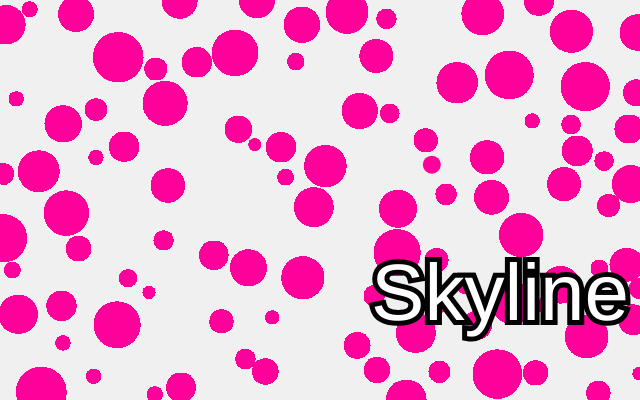
Frame 1 (no input)
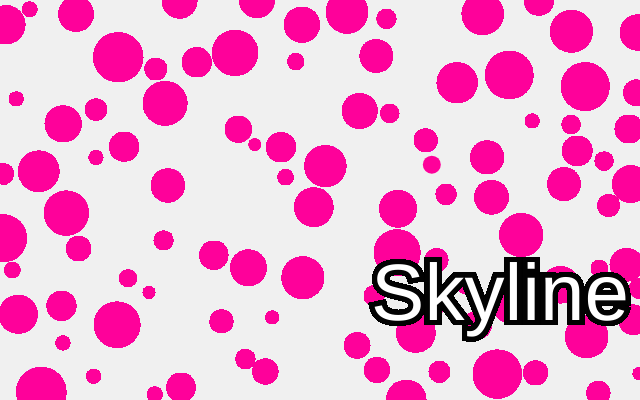
Frame 60 (no input)
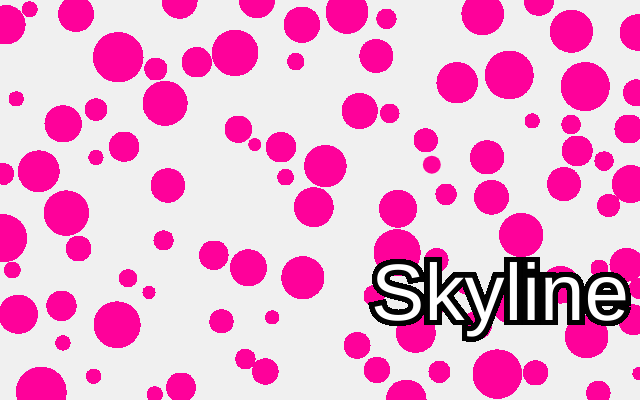
Frame 120 (the mouse pressed at the canvas centre since frame 60)

The p5.js sketch that drew these frames (run headless with seeded random() and noise() and a simulated clock; from frame 60 on, the mouse is pressed at the canvas centre):

// p5.js sketch
// ── sketch.js
var circles = [];

function setup() {
  createCanvas(640, 400);
  background(240);

  
  var overlapping = false;
  
  var protection = 0;
  
  while (circles.length < 100) {
  //for (var i = 0; i < 25; i++) {
    var circle = {
      x: random(width),
      y: random(height),
      r: random (6,25)
    }
  
    var overlapping = false;
  
    for (var j = 0; j < circles.length; j++) {
      var other = circles[j];
      var d = dist(circle.x, circle.y, other.x, other.y);
      if (d < circle.r + other.r) {
        overlapping = true;
      }
    }
    
    if (!overlapping) {
      circles.push(circle);
    }
    
    protection++;
    
    if (protection > 10000) {
      break;  }

    for (var i = 0; i < circles.length; i++) {
        fill(254,1,154);
        noStroke();
        ellipse(circles[i].x, circles[i].y, circles[i].r*2, circles[i].r*2);
        
      }
  

  }

}

function draw() {

  textSize(80);
  textAlign(CENTER);
  fill (255,255,255);
  stroke(2);
  strokeWeight(10);
  text("Skyline",500,320);

}
